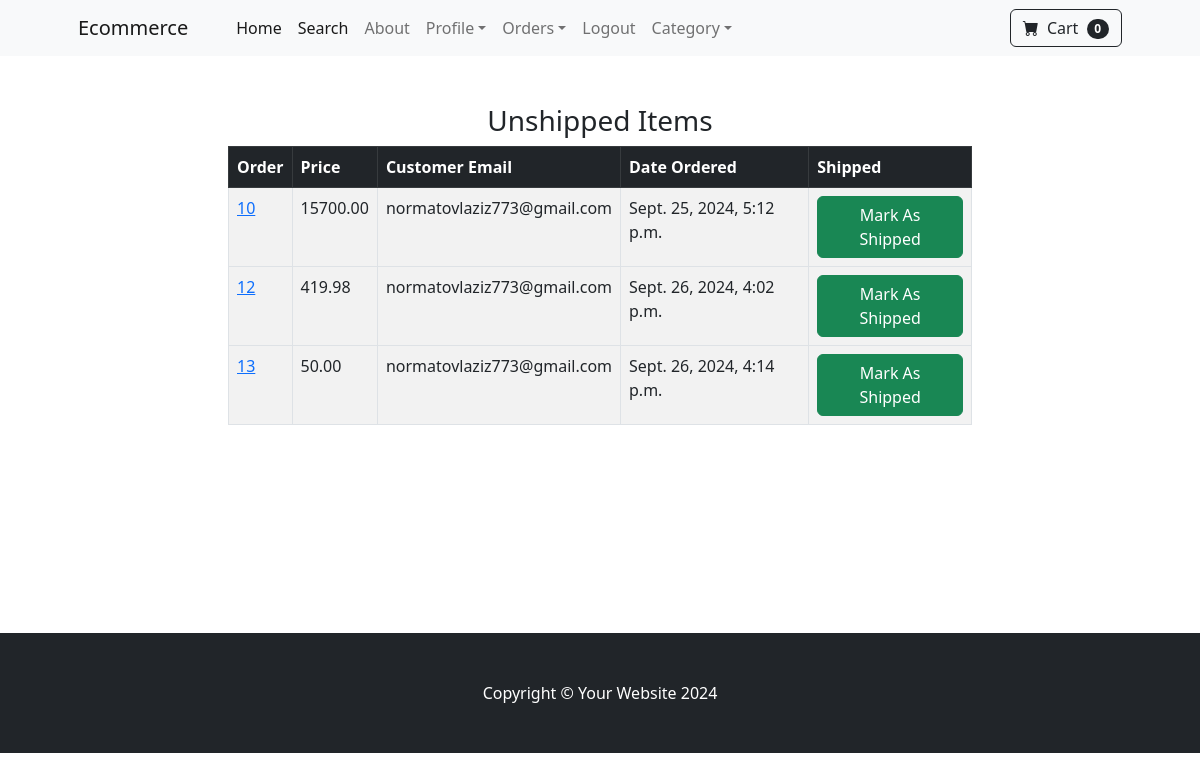
Page /payment/not_shipped_dash/ (signed in) on the committed database.
### payment/models.py (models this page shows, shortened)
class Order(models.Model):
    user = models.ForeignKey(User, on_delete=models.CASCADE, null=True, blank=True)
    full_name = models.CharField(max_length=250)
    email = models.EmailField(max_length=250)
    shipping_address = models.TextField(max_length=1500)
    amount_paid = models.DecimalField(max_digits=10, decimal_places=2)
    date_ordered = models.DateTimeField(auto_now_add=True)
    shipped = models.BooleanField(default=False)
    date_shipped= models.DateTimeField(blank=True, null=True)

### payment/views.py (the view, shortened to what this page needs)
# urls.py: path("not_shipped_dash/", views.not_shipped_dash, name='not_shipped_dash'),
def not_shipped_dash(request):
    if request.user.is_authenticated and request.user.is_superuser:
        orders = Order.objects.filter(shipped=False)
        return render(request, 'payment/not_shipped_dash.html', {'orders':orders})
    else:
        messages.success(request,"Access Denied")
        return redirect('home')

### cart/cart.py (called while the page is built)
    def __len__(self):
        return len(self.cart)

### cart/context_processors.py (called while the page is built)
def cart(request):
    return {'cart':Cart(request)}

### payment/templates/payment/not_shipped_dash.html (shortened to what this page needs)
{% extends 'base.html' %}
{% block content %}
<div class="container">
    <div class="row">
        <center>
            <div class="col-8">
                <br><br>
        <h3>Unshipped Items</h3>
        <table class="table table-striped table-hover table-bordered">
            <thead class="table-dark">
              <tr>
                <th scope="col">Order</th>
                <th scope="col">Price</th>
                <th scope="col">Customer Email</th>
                <th scope="col">Date Ordered</th>
                <th scope="col">Shipped</th>
              </tr>
            </thead>
            {% for order in orders%}
            <tbody>
              <tr>
                <td><a href="{% url 'orders' order.id %}">{{order.id}}</a></td>
                <td>{{order.amount_paid}}</td>
                <td>{{order.email}}</td>
                <td>{{order.date_ordered}}</td>
                <td>
                  <form method="POST">
                    <button type="submit" class="btn btn-success">Mark As Shipped</button>
                  </form>
                </td>
              </tr>
            </tbody>
            {% endfor %}
          </table>
            </div>
        </center>
    </div>
</div>
<br><br>
                <br><br>
                <br><br><br><br>
{% endblock %}

### rows in the picture
Order: id "10", amount_paid "15700.00", email "normatovlaziz773@gmail.com", date_ordered "Sept. 25, 2024, 5:12 p.m."
Order: id "12", amount_paid "419.98", email "normatovlaziz773@gmail.com", date_ordered "Sept. 26, 2024, 4:02 p.m."
Order: id "13", amount_paid "50.00", email "normatovlaziz773@gmail.com", date_ordered "Sept. 26, 2024, 4:14 p.m."

### other values in the picture
{{ cart|length }} "0"
